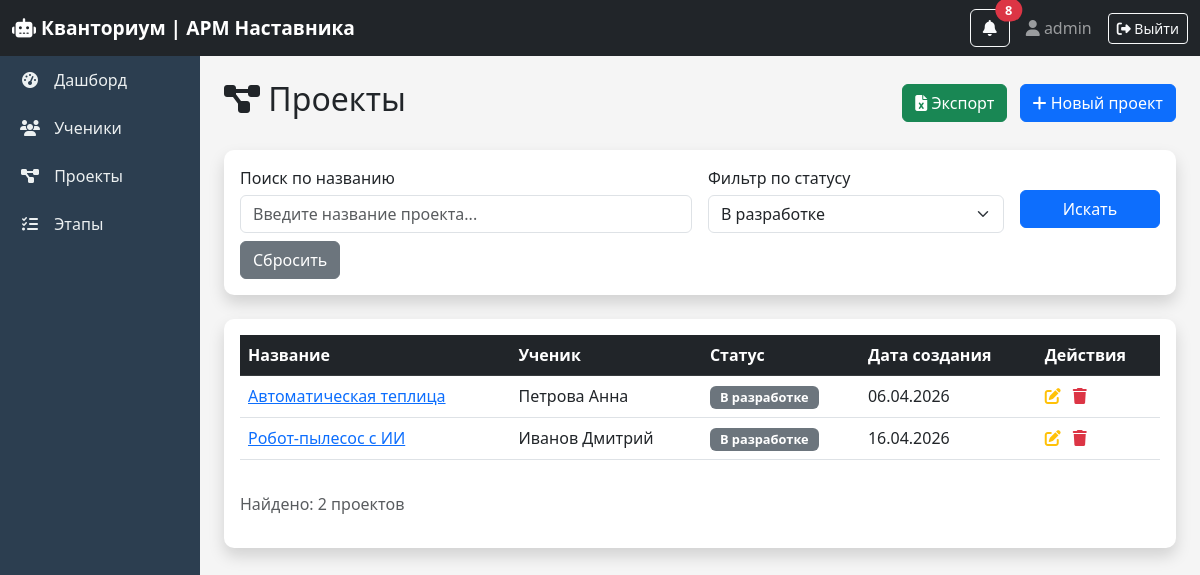
Page /projects/?status=development (signed in) on the committed database.
### core/models.py (models this page shows, shortened)
class Project(models.Model):
    STATUS_CHOICES = [
        ('idea', 'Идея'),
        ('development', 'В разработке'),
        ('review', 'На проверке'),
        ('completed', 'Завершен'),
        ('defended', 'Защищен'),
    ]
    name = models.CharField(max_length=200, verbose_name="Название проекта")
    description = models.TextField(verbose_name="Описание")
    student = models.ForeignKey(Student, on_delete=models.CASCADE, verbose_name="Обучающийся")
    status = models.CharField(max_length=20, choices=STATUS_CHOICES, default='idea', verbose_name="Статус")
    created_at = models.DateTimeField(auto_now_add=True, verbose_name="Дата создания")
    updated_at = models.DateTimeField(auto_now=True, verbose_name="Дата обновления")
    class Meta:
        verbose_name = "Проект"
        verbose_name_plural = "Проекты"

class Student(models.Model):
    last_name = models.CharField(max_length=50, verbose_name="Фамилия")
    first_name = models.CharField(max_length=50, verbose_name="Имя")
    middle_name = models.CharField(max_length=50, blank=True, verbose_name="Отчество")
    group_name = models.CharField(max_length=50, verbose_name="Направление")  # группа
    mentor = models.ForeignKey(Mentor, on_delete=models.SET_NULL, null=True, verbose_name="Наставник")
    enrollment_date = models.DateField(verbose_name="Дата поступления")
    class Meta:
        verbose_name = "Обучающийся"
        verbose_name_plural = "Обучающиеся"

### core/views.py (the view)
# urls.py: path('projects/', views.project_list, name='project_list'),
@login_required
def project_list(request):
    projects = Project.objects.all()
    current_mentor = get_user_mentor(request)
    is_superuser = request.user.is_superuser
    is_methodist = request.user.groups.filter(name='Методист').exists()
    can_edit = user_can_edit(request)
    mentor_filter = request.GET.get('mentor_filter', '')
    if is_methodist or mentor_filter == 'all':
        projects = Project.objects.all()
    elif mentor_filter and mentor_filter != 'my':
        try:
            projects = projects.filter(student__mentor_id=int(mentor_filter))
        except:
            pass
    else:
        if not is_superuser and current_mentor:
            projects = projects.filter(student__mentor=current_mentor)
    search_query = request.GET.get('search', '')
    if search_query:
        projects = projects.filter(name__icontains=search_query)
    status_filter = request.GET.get('status', '')
    if status_filter:
        projects = projects.filter(status=status_filter)
    status_choices = Project.STATUS_CHOICES
    mentors = Mentor.objects.all()
    context = {
        'projects': projects,
        'search_query': search_query,
        'status_filter': status_filter,
        'status_choices': status_choices,
        'mentors': mentors,
        'mentor_filter': mentor_filter,
        'is_superuser': is_superuser,
        'can_edit': can_edit,
        'is_methodist': is_methodist,
    }
    return render(request, 'core/project_list.html', context)

### core/views.py (called while the page is built)
def get_user_mentor(request):
    if not request.user.is_authenticated:
        return None
    try:
        return request.user.mentor
    except:
        return None

def user_can_edit(request):
    if request.user.is_superuser:
        return True
    if request.user.username == 'metodist':
        return False
    return True

### core/templates/core/project_list.html (shortened to what this page needs)
{% extends 'core/base.html' %}
{% block content %}
<div class="d-flex justify-content-between align-items-center mb-4">
    <h2><i class="fas fa-project-diagram"></i> Проекты</h2>
    <div>
        {% if user.is_superuser or user.username != 'metodist' %}
        <a href="{% url 'export_projects_excel' %}" class="btn btn-success">
            <i class="fas fa-file-excel"></i> Экспорт
        </a>
        <a href="{% url 'project_create' %}" class="btn btn-primary ms-2">
            <i class="fas fa-plus"></i> Новый проект
        </a>
        {% endif %}
    </div>
</div>
<div class="card shadow mb-4">
    <div class="card-body">
        <form method="get" class="row g-3">
            <div class="col-md-6">
                <label for="search" class="form-label">Поиск по названию</label>
                <input type="text" name="search" id="search" class="form-control"
                       placeholder="Введите название проекта..." value="{{ search_query }}">
            </div>
            <div class="col-md-4">
                <label for="status" class="form-label">Фильтр по статусу</label>
                <select name="status" id="status" class="form-select">
                    {% for value, label in status_choices %}
                    <option value="{{ value }}" {% if status_filter == value %}selected{% endif %}>{{ label }}</option>
                    {% endfor %}
                </select>
            </div>
            <div class="col-md-2">
                <button type="submit" class="btn btn-primary w-100 mt-4">Искать</button>
            </div>
        </form>
        <div class="row mt-2">
            <div class="col-12">
                <a href="{% url 'project_list' %}" class="btn btn-secondary">Сбросить</a>
            </div>
        </div>
    </div>
</div>
<div class="card shadow">
    <div class="card-body">
        <div class="table-wrapper">
            <table class="table table-hover">
                <thead class="table-dark">
                    <tr>
                        <th>Название</th>
                        <th>Ученик</th>
                        <th>Статус</th>
                        <th>Дата создания</th>
                        <th>Действия</th>
                    </tr>
                </thead>
                <tbody>
                    {% for project in projects %}
                    <tr>
                        <td><a href="{% url 'project_detail' project.id %}">{{ project.name }}</a></td>
                        <td>{{ project.student.last_name }} {{ project.student.first_name }}</a></td>
                        <td><span class="badge bg-secondary">{{ project.get_status_display }}</span></a></td>
                        <td>{{ project.created_at|date:"d.m.Y" }}</a></td>
                        {% if user.is_superuser or user.username != 'metodist' %}
                        <td class="text-nowrap">
                            <a href="{% url 'project_edit' project.id %}" class="text-warning me-2"><i class="fas fa-edit"></i></a>
                            <a href="{% url 'project_delete' project.id %}" class="text-danger"><i class="fas fa-trash"></i></a>
                        </a></td>
                        {% else %}
                        <td class="text-muted text-center">—</a></td>
                        {% endif %}
                    </tr>
                    {% empty %}
                    <tr>
                        <td colspan="5" class="text-center">Нет проектов</a></td>
                    </tr>
                    {% endfor %}
                </tbody>
            </table>
        </div>
        <p class="text-muted mt-3">Найдено: {{ projects|length }} проектов</p>
    </div>
</div>
{% endblock %}

### core/templates/core/base.html (shortened to what this page needs)
<!DOCTYPE html>
<html lang="ru">
<head>
    <link href="https://cdn.jsdelivr.net/npm/bootstrap@5.3.0/dist/css/bootstrap.min.css" rel="stylesheet">
    <link rel="stylesheet" href="https://cdnjs.cloudflare.com/ajax/libs/font-awesome/6.4.0/css/all.min.css">
</head>
<body>
    <nav class="navbar navbar-dark bg-dark">
        <div class="container-fluid">
            <a class="navbar-brand" href="{% url 'dashboard' %}"><i class="fas fa-robot"></i> Кванториум | АРМ Наставника</a>
            <div class="d-flex align-items-center">
                <div class="dropdown me-3">
                    <button type="button" class="btn btn-outline-light position-relative" data-bs-toggle="dropdown">
                        <i class="fas fa-bell"></i>
                        {% if urgent_notifications_count > 0 %}
                        <span class="position-absolute top-0 start-100 translate-middle badge rounded-pill bg-danger animate-pulse">{{ urgent_notifications_count }}</span>
                        {% endif %}
                    </button>
                </div>
                <span class="navbar-text me-3"><i class="fas fa-user"></i> {{ user.first_name|default:user.username }}</span>
                <a href="{% url 'logout' %}" class="btn btn-outline-light btn-sm"><i class="fas fa-sign-out-alt"></i> Выйти</a>
            </div>
        </div>
    </nav>
    <div class="container-fluid">
        <div class="row">
            <div class="col-12 col-md-2 p-0 sidebar">
                <div class="nav flex-column flex-md-column flex-row flex-wrap">
                    <a class="nav-link" href="{% url 'dashboard' %}"><i class="fas fa-tachometer-alt"></i> Дашборд</a>
                    <a class="nav-link" href="{% url 'student_list' %}"><i class="fas fa-users"></i> Ученики</a>
                    <a class="nav-link" href="{% url 'project_list' %}"><i class="fas fa-project-diagram"></i> Проекты</a>
                    <a class="nav-link" href="{% url 'stage_list' %}"><i class="fas fa-tasks"></i> Этапы</a>
                </div>
            </div>
            <div class="col-12 col-md-10 p-4 main-content">{% block content %}{% endblock %}</div>
        </div>
    </div>
</body>
</html>

### core/templates/core/base.html (style rules this page uses)
* { margin: 0; padding: 0; box-sizing: border-box; }
body { background-color: #f5f5f5; font-family: 'Segoe UI', Tahoma, Geneva, Verdana, sans-serif; }
.navbar-brand { font-weight: bold; font-size: 1.2rem; }
.sidebar { min-height: calc(100vh - 56px); background-color: #2c3e50; transition: all 0.3s ease; }
.sidebar .nav-link { color: #ecf0f1; padding: 12px 20px; transition: all 0.3s ease; white-space: nowrap; }
.sidebar .nav-link i { margin-right: 10px; width: 20px; text-align: center; }
.main-content { min-height: calc(100vh - 56px); background-color: #f5f5f5; }
.table-wrapper { overflow-x: auto; -webkit-overflow-scrolling: touch; }
.table-wrapper table { min-width: 600px; width: 100%; }
.table th { white-space: nowrap; }
.animate-pulse { animation: pulse 1.5s infinite; }
.form-label { font-weight: 500; margin-bottom: 5px; }
.card { border: none; border-radius: 10px; }
.card.shadow { box-shadow: 0 5px 15px rgba(0,0,0,0.08); }
.badge { font-size: 0.8rem; padding: 5px 10px; }

### rows in the picture
Project: name "Автоматическая теплица", student.last_name "Петрова", student.first_name "Анна", status "В разработке", created_at "06.04.2026"
Project: name "Робот-пылесос с ИИ", student.last_name "Иванов", student.first_name "Дмитрий", status "В разработке", created_at "16.04.2026"

### other values in the picture
{{ urgent_notifications_count }} "8"
{{ user.first_name|default:user.username }} "admin"
{{ projects|length }} "2"
form field status "В разработке"
